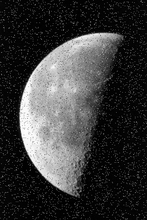
%> input picture moon.tif, 147 x 220 px, shrunk from 358 x 537 before the run
$ octave UnsharpMask.m   (GNU Octave 9; MATLAB toolbox functions it lacks are replaced by stand-ins)
%> lines starting %> are read from the running program, lines starting %| are printed output that depends on the picture
a=imread('moon.tif');
%> a is the input picture: size 220x147 uint8; min 0, max 255, mean 57.1
b=padarray(a,[1,1]);
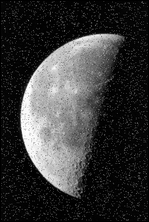
%> b: size 222x149 uint8; min 0, max 255, mean 55.9
c=a;
e=a;
[m,n]=size(a);
%> m = 220; n = 147
array=magic(3);
for i=1:m
    for j=1:n
       % index=1;
       for row=0:2
           for col=0:2
               array(row+1,col+1)=b(i+row,j+col);
        %       index=index+1;
           end
       end
       c(i,j)=median(median(array));
    end
end
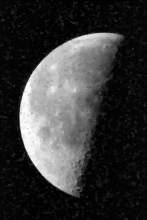
%> c: size 220x147 uint8; min 0, max 253, mean 55.1
%> after the loop, array = [2 9 0; 4 7 0; 0 0 0]
subplot(1,2,1),imshow(c);
d=padarray(c,[1,1]);
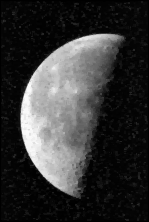
%> d: size 222x149 uint8; min 0, max 253, mean 53.8
for i=1:m
    for j=1:n
       % index=1;
       for row=0:2
           for col=0:2
               array(row+1,col+1)=d(i+row,j+col);
        %       index=index+1;
           end
       end
       e(i,j)=c(i,j)-getAverage(array);
    end
end
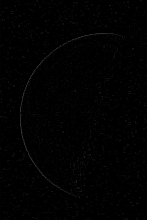
%> e: size 220x147 uint8; min 0, max 60, mean 1.6
%> after the loop, array = [7 4 0; 7 2 0; 0 0 0]
subplot(1,2,2),imshow(e);
